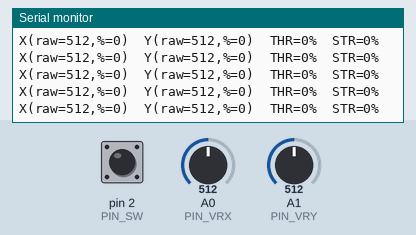
Recording of a sketch running on a simulated Arduino Uno, built with avr-gcc and run on an emulated ATmega328P. On the bench: the last lines printed to the serial monitor. The inputs (shaded band) are chosen by the test bench; at power-on: pin 2 (PIN_SW) HIGH, A0 (PIN_VRX) = 512, A1 (PIN_VRY) = 512.

Above: at 1.2 s.
1.3 s: pin 2 (PIN_SW) pulled LOW for 0.15 s
2.9 s: A0 (PIN_VRX) set to 716
At 2.91 s:
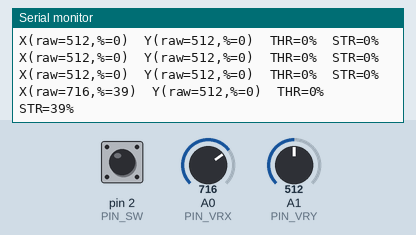
4.4 s: A1 (PIN_VRY) set to 716
At 4.41 s:
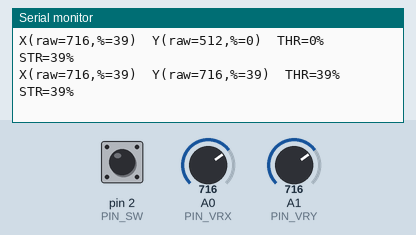
5.9 s: A0 (PIN_VRX) set to 900
At 5.91 s:
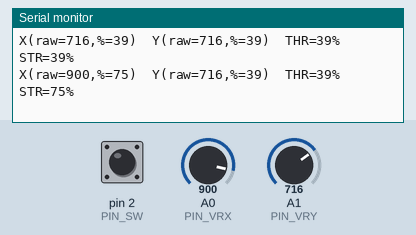
7.4 s: A1 (PIN_VRY) set to 900
At 7.41 s:
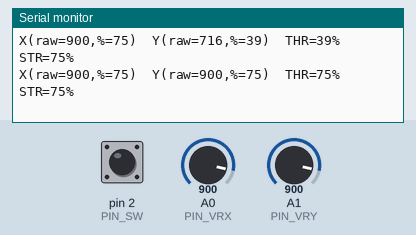
Timing chart, 0 to 9.9 s (numbered marks = the images above; inputs shaded):
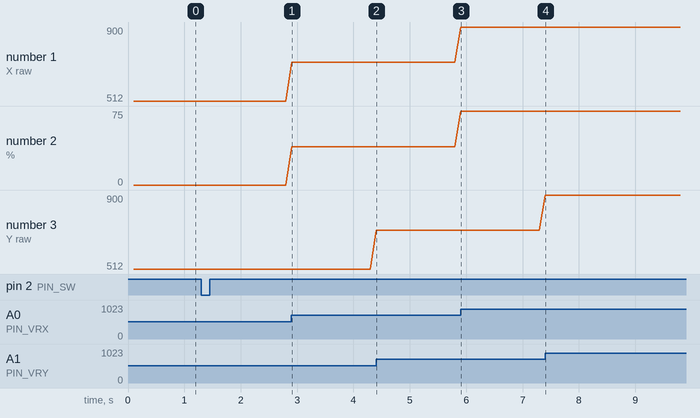

Measured:
- after the input at 2.9 s, the serial monitor: prints a new line at once (image 1)
- after the input at 4.4 s, the serial monitor: prints a new line at once (image 2)
- after the input at 5.9 s, the serial monitor: prints a new line at once (image 3)
- after the input at 7.4 s, the serial monitor: prints a new line at once (image 4)
- plotted number 1: 512 → 716 after the input at 2.9 s, 716 → 900 after the input at 5.9 s
- plotted number 2: 0 → 39 after the input at 2.9 s, 39 → 75 after the input at 5.9 s

The sketch:

joystick_serial.ino
```cpp
// Joystick serial monitor demo (2-axis + switch)
// Board: Arduino Uno (local test)
const uint8_t PIN_VRX = A0;  // X axis (left/right)
const uint8_t PIN_VRY = A1;  // Y axis (forward/back)
const uint8_t PIN_SW  = 2;   // push button (active LOW with INPUT_PULLUP)

const bool INVERT_X = false;
const bool INVERT_Y = false;
const int DEADZONE = 30; // ~3%

int toPercent(int raw, bool invert) {
  int centered = raw - 512;              // roughly -512..+511
  if (abs(centered) < DEADZONE) centered = 0;
  float pct = (centered / 511.0) * 100;  // -100..+100
  if (invert) pct = -pct;
  if (pct > 100) pct = 100;
  if (pct < -100) pct = -100;
  return (int)pct;
}

void setup() {
  pinMode(PIN_SW, INPUT_PULLUP);   // pressed = LOW
  Serial.begin(115200);
  delay(50);
  Serial.println(F("Joystick Monitor (X,Y,SW). Move stick; press to see 'SW: PRESS'."));
}

void loop() {
  static unsigned long lastPrintMs = 0;
  static int lastSw = HIGH;

  int sw = digitalRead(PIN_SW);
  if (lastSw == HIGH && sw == LOW) {
    Serial.println(F("SW: PRESS"));
  }
  lastSw = sw;

  unsigned long now = millis();
  if (now - lastPrintMs >= 100) {
    lastPrintMs = now;

    int xRaw = analogRead(PIN_VRX);
    int yRaw = analogRead(PIN_VRY);

    int xPct = toPercent(xRaw, INVERT_X);
    int yPct = toPercent(yRaw, INVERT_Y);

    Serial.print(F("X(raw=")); Serial.print(xRaw);
    Serial.print(F(",%="));    Serial.print(xPct);
    Serial.print(F(")  Y(raw=")); Serial.print(yRaw);
    Serial.print(F(",%="));      Serial.print(yPct);
    Serial.print(F(")  THR="));  Serial.print(yPct);
    Serial.print(F("%  STR="));  Serial.print(xPct);
    Serial.println(F("%"));
  }
}
```
